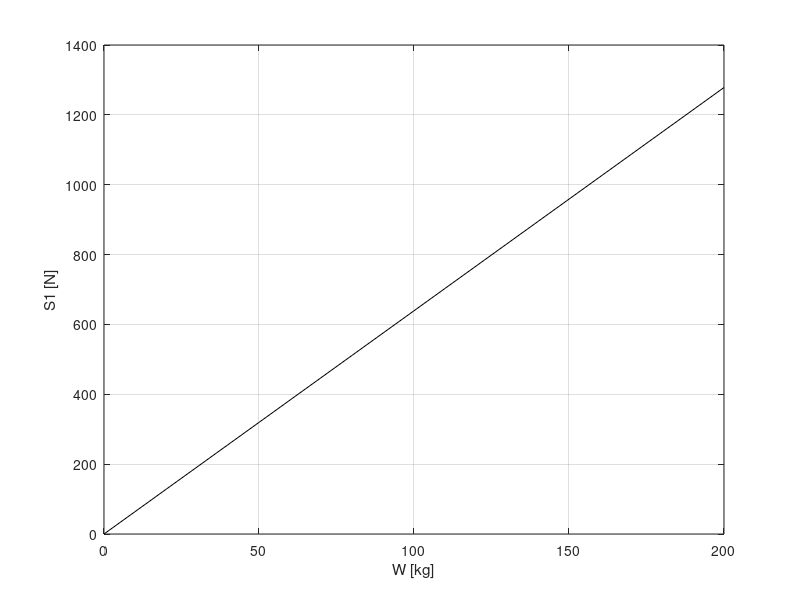

Write the MATLAB code that produced this figure.
% Statics problem
clear all

%Data
D1=5;   % in m
D2=7;   % in m
H=10;   % in m
%W=100*9.8;  % in Newtons

W=[0:10:200]*9.8;   % in Newtons
N=size(W,2)

%Find angles in radians
theta1=atan(H/D1);   
theta2=atan(H/D2);

% Define force matrix
A=[-cos(theta1) cos(theta2); sin(theta1) sin(theta2)];

for ii=1:N
b=[0; W(ii)];

%Find forces
S=inv(A)*b;
S1(ii)=S(1);
end

figure(1)
plot(W/9.8,S1,'-k')
grid on
hold on
xlabel('W [kg]')
ylabel('S1 [N]')

